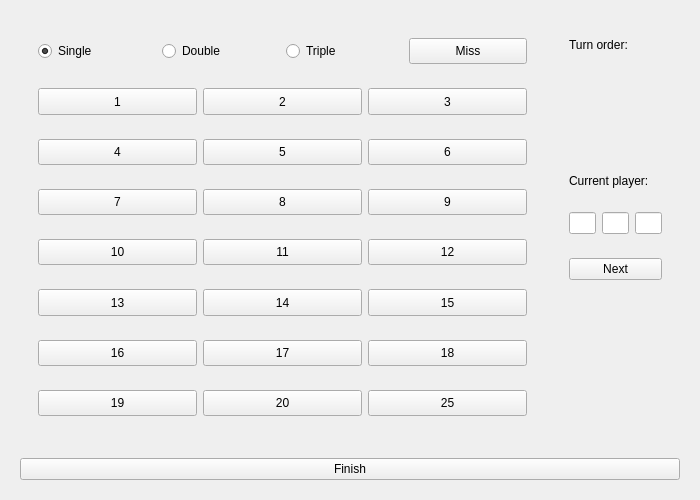
<?xml version="1.0" encoding="UTF-8"?>
<ui version="4.0">
 <class>game_widget</class>
 <widget class="QWidget" name="game_widget">
  <property name="geometry">
   <rect>
    <x>0</x>
    <y>0</y>
    <width>700</width>
    <height>500</height>
   </rect>
  </property>
  <property name="minimumSize">
   <size>
    <width>700</width>
    <height>500</height>
   </size>
  </property>
  <property name="maximumSize">
   <size>
    <width>700</width>
    <height>500</height>
   </size>
  </property>
  <property name="windowTitle">
   <string>Game</string>
  </property>
  <layout class="QVBoxLayout" name="verticalLayout">
   <item>
    <widget class="QWidget" name="input_widget" native="true">
     <property name="sizePolicy">
      <sizepolicy hsizetype="Preferred" vsizetype="Preferred">
       <horstretch>1</horstretch>
       <verstretch>1</verstretch>
      </sizepolicy>
     </property>
     <layout class="QHBoxLayout" name="horizontalLayout">
      <item>
       <widget class="QWidget" name="darts_widget" native="true">
        <property name="sizePolicy">
         <sizepolicy hsizetype="Preferred" vsizetype="Preferred">
          <horstretch>6</horstretch>
          <verstretch>0</verstretch>
         </sizepolicy>
        </property>
        <layout class="QVBoxLayout" name="verticalLayout_4">
         <item>
          <widget class="QWidget" name="input_1_widget" native="true">
           <layout class="QHBoxLayout" name="horizontalLayout_3">
            <item>
             <widget class="QRadioButton" name="input_single_radio_button">
              <property name="text">
               <string>Single</string>
              </property>
              <property name="checked">
               <bool>true</bool>
              </property>
              <property name="autoExclusive">
               <bool>true</bool>
              </property>
             </widget>
            </item>
            <item>
             <widget class="QRadioButton" name="input_double_radio_button">
              <property name="sizePolicy">
               <sizepolicy hsizetype="Minimum" vsizetype="Minimum">
                <horstretch>0</horstretch>
                <verstretch>0</verstretch>
               </sizepolicy>
              </property>
              <property name="text">
               <string>Double</string>
              </property>
              <property name="autoExclusive">
               <bool>true</bool>
              </property>
             </widget>
            </item>
            <item>
             <widget class="QRadioButton" name="input_triple_radio_button">
              <property name="sizePolicy">
               <sizepolicy hsizetype="Minimum" vsizetype="Minimum">
                <horstretch>0</horstretch>
                <verstretch>0</verstretch>
               </sizepolicy>
              </property>
              <property name="text">
               <string>Triple</string>
              </property>
              <property name="autoExclusive">
               <bool>true</bool>
              </property>
             </widget>
            </item>
            <item>
             <widget class="QPushButton" name="input_miss_push_button">
              <property name="sizePolicy">
               <sizepolicy hsizetype="Minimum" vsizetype="Minimum">
                <horstretch>0</horstretch>
                <verstretch>0</verstretch>
               </sizepolicy>
              </property>
              <property name="text">
               <string>Miss</string>
              </property>
             </widget>
            </item>
           </layout>
          </widget>
         </item>
         <item>
          <widget class="QWidget" name="input_2_widget" native="true">
           <layout class="QHBoxLayout" name="horizontalLayout_8">
            <item>
             <widget class="QPushButton" name="input_1_push_button">
              <property name="sizePolicy">
               <sizepolicy hsizetype="Minimum" vsizetype="Minimum">
                <horstretch>0</horstretch>
                <verstretch>0</verstretch>
               </sizepolicy>
              </property>
              <property name="text">
               <string>1</string>
              </property>
             </widget>
            </item>
            <item>
             <widget class="QPushButton" name="input_2_push_button">
              <property name="sizePolicy">
               <sizepolicy hsizetype="Minimum" vsizetype="Minimum">
                <horstretch>0</horstretch>
                <verstretch>0</verstretch>
               </sizepolicy>
              </property>
              <property name="text">
               <string>2</string>
              </property>
             </widget>
            </item>
            <item>
             <widget class="QPushButton" name="input_3_push_button">
              <property name="sizePolicy">
               <sizepolicy hsizetype="Minimum" vsizetype="Minimum">
                <horstretch>0</horstretch>
                <verstretch>0</verstretch>
               </sizepolicy>
              </property>
              <property name="text">
               <string>3</string>
              </property>
             </widget>
            </item>
           </layout>
          </widget>
         </item>
         <item>
          <widget class="QWidget" name="input_3_widget" native="true">
           <layout class="QHBoxLayout" name="horizontalLayout_9">
            <item>
             <widget class="QPushButton" name="input_4_push_button">
              <property name="sizePolicy">
               <sizepolicy hsizetype="Minimum" vsizetype="Minimum">
                <horstretch>0</horstretch>
                <verstretch>0</verstretch>
               </sizepolicy>
              </property>
              <property name="text">
               <string>4</string>
              </property>
             </widget>
            </item>
            <item>
             <widget class="QPushButton" name="input_5_push_button">
              <property name="sizePolicy">
               <sizepolicy hsizetype="Minimum" vsizetype="Minimum">
                <horstretch>0</horstretch>
                <verstretch>0</verstretch>
               </sizepolicy>
              </property>
              <property name="text">
               <string>5</string>
              </property>
             </widget>
            </item>
            <item>
             <widget class="QPushButton" name="input_6_push_button">
              <property name="sizePolicy">
               <sizepolicy hsizetype="Minimum" vsizetype="Minimum">
                <horstretch>0</horstretch>
                <verstretch>0</verstretch>
               </sizepolicy>
              </property>
              <property name="text">
               <string>6</string>
              </property>
             </widget>
            </item>
           </layout>
          </widget>
         </item>
         <item>
          <widget class="QWidget" name="input_4_widget" native="true">
           <layout class="QHBoxLayout" name="horizontalLayout_10">
            <item>
             <widget class="QPushButton" name="input_7_push_button">
              <property name="sizePolicy">
               <sizepolicy hsizetype="Minimum" vsizetype="Minimum">
                <horstretch>0</horstretch>
                <verstretch>0</verstretch>
               </sizepolicy>
              </property>
              <property name="text">
               <string>7</string>
              </property>
             </widget>
            </item>
            <item>
             <widget class="QPushButton" name="input_8_push_button">
              <property name="sizePolicy">
               <sizepolicy hsizetype="Minimum" vsizetype="Minimum">
                <horstretch>0</horstretch>
                <verstretch>0</verstretch>
               </sizepolicy>
              </property>
              <property name="text">
               <string>8</string>
              </property>
             </widget>
            </item>
            <item>
             <widget class="QPushButton" name="input_9_push_button">
              <property name="sizePolicy">
               <sizepolicy hsizetype="Minimum" vsizetype="Minimum">
                <horstretch>0</horstretch>
                <verstretch>0</verstretch>
               </sizepolicy>
              </property>
              <property name="text">
               <string>9</string>
              </property>
             </widget>
            </item>
           </layout>
          </widget>
         </item>
         <item>
          <widget class="QWidget" name="input_5_widget" native="true">
           <layout class="QHBoxLayout" name="horizontalLayout_11">
            <item>
             <widget class="QPushButton" name="input_10_push_button">
              <property name="sizePolicy">
               <sizepolicy hsizetype="Minimum" vsizetype="Minimum">
                <horstretch>0</horstretch>
                <verstretch>0</verstretch>
               </sizepolicy>
              </property>
              <property name="text">
               <string>10</string>
              </property>
             </widget>
            </item>
            <item>
             <widget class="QPushButton" name="input_11_push_button">
              <property name="sizePolicy">
               <sizepolicy hsizetype="Minimum" vsizetype="Minimum">
                <horstretch>0</horstretch>
                <verstretch>0</verstretch>
               </sizepolicy>
              </property>
              <property name="text">
               <string>11</string>
              </property>
             </widget>
            </item>
            <item>
             <widget class="QPushButton" name="input_12_push_button">
              <property name="sizePolicy">
               <sizepolicy hsizetype="Minimum" vsizetype="Minimum">
                <horstretch>0</horstretch>
                <verstretch>0</verstretch>
               </sizepolicy>
              </property>
              <property name="text">
               <string>12</string>
              </property>
             </widget>
            </item>
           </layout>
          </widget>
         </item>
         <item>
          <widget class="QWidget" name="input_6_widget" native="true">
           <layout class="QHBoxLayout" name="horizontalLayout_12">
            <item>
             <widget class="QPushButton" name="input_13_push_button">
              <property name="sizePolicy">
               <sizepolicy hsizetype="Minimum" vsizetype="Minimum">
                <horstretch>0</horstretch>
                <verstretch>0</verstretch>
               </sizepolicy>
              </property>
              <property name="text">
               <string>13</string>
              </property>
             </widget>
            </item>
            <item>
             <widget class="QPushButton" name="input_14_push_button">
              <property name="sizePolicy">
               <sizepolicy hsizetype="Minimum" vsizetype="Minimum">
                <horstretch>0</horstretch>
                <verstretch>0</verstretch>
               </sizepolicy>
              </property>
              <property name="text">
               <string>14</string>
              </property>
             </widget>
            </item>
            <item>
             <widget class="QPushButton" name="input_15_push_button">
              <property name="sizePolicy">
               <sizepolicy hsizetype="Minimum" vsizetype="Minimum">
                <horstretch>0</horstretch>
                <verstretch>0</verstretch>
               </sizepolicy>
              </property>
              <property name="text">
               <string>15</string>
              </property>
             </widget>
            </item>
           </layout>
          </widget>
         </item>
         <item>
          <widget class="QWidget" name="input_7_widget" native="true">
           <layout class="QHBoxLayout" name="horizontalLayout_13">
            <item>
             <widget class="QPushButton" name="input_16_push_button">
              <property name="sizePolicy">
               <sizepolicy hsizetype="Minimum" vsizetype="Minimum">
                <horstretch>0</horstretch>
                <verstretch>0</verstretch>
               </sizepolicy>
              </property>
              <property name="text">
               <string>16</string>
              </property>
             </widget>
            </item>
            <item>
             <widget class="QPushButton" name="input_17_push_button">
              <property name="sizePolicy">
               <sizepolicy hsizetype="Minimum" vsizetype="Minimum">
                <horstretch>0</horstretch>
                <verstretch>0</verstretch>
               </sizepolicy>
              </property>
              <property name="text">
               <string>17</string>
              </property>
             </widget>
            </item>
            <item>
             <widget class="QPushButton" name="input_18_push_button">
              <property name="sizePolicy">
               <sizepolicy hsizetype="Minimum" vsizetype="Minimum">
                <horstretch>0</horstretch>
                <verstretch>0</verstretch>
               </sizepolicy>
              </property>
              <property name="text">
               <string>18</string>
              </property>
             </widget>
            </item>
           </layout>
          </widget>
         </item>
         <item>
          <widget class="QWidget" name="input_8_widget" native="true">
           <layout class="QHBoxLayout" name="horizontalLayout_14">
            <item>
             <widget class="QPushButton" name="input_19_push_button">
              <property name="sizePolicy">
               <sizepolicy hsizetype="Minimum" vsizetype="Minimum">
                <horstretch>0</horstretch>
                <verstretch>0</verstretch>
               </sizepolicy>
              </property>
              <property name="text">
               <string>19</string>
              </property>
             </widget>
            </item>
            <item>
             <widget class="QPushButton" name="input_20_push_button">
              <property name="sizePolicy">
               <sizepolicy hsizetype="Minimum" vsizetype="Minimum">
                <horstretch>0</horstretch>
                <verstretch>0</verstretch>
               </sizepolicy>
              </property>
              <property name="text">
               <string>20</string>
              </property>
             </widget>
            </item>
            <item>
             <widget class="QPushButton" name="input_25_push_button">
              <property name="sizePolicy">
               <sizepolicy hsizetype="Minimum" vsizetype="Minimum">
                <horstretch>0</horstretch>
                <verstretch>0</verstretch>
               </sizepolicy>
              </property>
              <property name="text">
               <string>25</string>
              </property>
             </widget>
            </item>
           </layout>
          </widget>
         </item>
        </layout>
       </widget>
      </item>
      <item>
       <widget class="QWidget" name="turn_widget" native="true">
        <property name="sizePolicy">
         <sizepolicy hsizetype="Preferred" vsizetype="Preferred">
          <horstretch>1</horstretch>
          <verstretch>0</verstretch>
         </sizepolicy>
        </property>
        <layout class="QVBoxLayout" name="verticalLayout_3">
         <item>
          <widget class="QWidget" name="turn_order_widget" native="true">
           <property name="sizePolicy">
            <sizepolicy hsizetype="Preferred" vsizetype="Preferred">
             <horstretch>0</horstretch>
             <verstretch>1</verstretch>
            </sizepolicy>
           </property>
           <layout class="QHBoxLayout" name="horizontalLayout_7">
            <item>
             <widget class="QLabel" name="turn_order_key_label">
              <property name="sizePolicy">
               <sizepolicy hsizetype="Preferred" vsizetype="Preferred">
                <horstretch>4</horstretch>
                <verstretch>0</verstretch>
               </sizepolicy>
              </property>
              <property name="text">
               <string>Turn order:</string>
              </property>
              <property name="alignment">
               <set>Qt::AlignLeading|Qt::AlignLeft|Qt::AlignTop</set>
              </property>
             </widget>
            </item>
            <item>
             <widget class="QLabel" name="turn_order_value_label">
              <property name="sizePolicy">
               <sizepolicy hsizetype="Preferred" vsizetype="Preferred">
                <horstretch>5</horstretch>
                <verstretch>0</verstretch>
               </sizepolicy>
              </property>
              <property name="text">
               <string/>
              </property>
              <property name="alignment">
               <set>Qt::AlignLeading|Qt::AlignLeft|Qt::AlignTop</set>
              </property>
             </widget>
            </item>
           </layout>
          </widget>
         </item>
         <item>
          <widget class="QWidget" name="current_player_widget" native="true">
           <property name="enabled">
            <bool>true</bool>
           </property>
           <property name="sizePolicy">
            <sizepolicy hsizetype="Preferred" vsizetype="Preferred">
             <horstretch>0</horstretch>
             <verstretch>0</verstretch>
            </sizepolicy>
           </property>
           <layout class="QHBoxLayout" name="horizontalLayout_2">
            <item>
             <widget class="QLabel" name="current_player_key_label">
              <property name="sizePolicy">
               <sizepolicy hsizetype="Preferred" vsizetype="Preferred">
                <horstretch>4</horstretch>
                <verstretch>0</verstretch>
               </sizepolicy>
              </property>
              <property name="text">
               <string>Current player:</string>
              </property>
             </widget>
            </item>
            <item>
             <widget class="QLabel" name="current_player_value_label">
              <property name="sizePolicy">
               <sizepolicy hsizetype="Preferred" vsizetype="Preferred">
                <horstretch>5</horstretch>
                <verstretch>0</verstretch>
               </sizepolicy>
              </property>
              <property name="text">
               <string/>
              </property>
              <property name="alignment">
               <set>Qt::AlignLeading|Qt::AlignLeft|Qt::AlignVCenter</set>
              </property>
             </widget>
            </item>
           </layout>
          </widget>
         </item>
         <item>
          <widget class="QWidget" name="throws_widget" native="true">
           <property name="sizePolicy">
            <sizepolicy hsizetype="Preferred" vsizetype="Preferred">
             <horstretch>0</horstretch>
             <verstretch>0</verstretch>
            </sizepolicy>
           </property>
           <layout class="QHBoxLayout" name="horizontalLayout_4">
            <item>
             <widget class="QLineEdit" name="throw_1_line_edit">
              <property name="enabled">
               <bool>true</bool>
              </property>
              <property name="readOnly">
               <bool>true</bool>
              </property>
             </widget>
            </item>
            <item>
             <widget class="QLineEdit" name="throw_2_line_edit">
              <property name="enabled">
               <bool>true</bool>
              </property>
              <property name="readOnly">
               <bool>true</bool>
              </property>
             </widget>
            </item>
            <item>
             <widget class="QLineEdit" name="throw_3_line_edit">
              <property name="readOnly">
               <bool>true</bool>
              </property>
             </widget>
            </item>
           </layout>
          </widget>
         </item>
         <item>
          <widget class="QWidget" name="turn_control_widget" native="true">
           <property name="sizePolicy">
            <sizepolicy hsizetype="Preferred" vsizetype="Preferred">
             <horstretch>0</horstretch>
             <verstretch>0</verstretch>
            </sizepolicy>
           </property>
           <layout class="QHBoxLayout" name="horizontalLayout_5">
            <item>
             <widget class="QPushButton" name="next_turn_push_button">
              <property name="text">
               <string>Next</string>
              </property>
             </widget>
            </item>
           </layout>
          </widget>
         </item>
         <item>
          <widget class="QWidget" name="hint_widget" native="true">
           <property name="sizePolicy">
            <sizepolicy hsizetype="Preferred" vsizetype="Preferred">
             <horstretch>0</horstretch>
             <verstretch>1</verstretch>
            </sizepolicy>
           </property>
           <layout class="QHBoxLayout" name="horizontalLayout_6">
            <item>
             <widget class="QLabel" name="hint_label">
              <property name="sizePolicy">
               <sizepolicy hsizetype="Preferred" vsizetype="Preferred">
                <horstretch>0</horstretch>
                <verstretch>0</verstretch>
               </sizepolicy>
              </property>
              <property name="font">
               <font>
                <italic>true</italic>
               </font>
              </property>
              <property name="text">
               <string/>
              </property>
              <property name="alignment">
               <set>Qt::AlignLeading|Qt::AlignLeft|Qt::AlignTop</set>
              </property>
             </widget>
            </item>
           </layout>
          </widget>
         </item>
        </layout>
       </widget>
      </item>
     </layout>
    </widget>
   </item>
   <item>
    <widget class="QWidget" name="finish_game_widget" native="true">
     <property name="sizePolicy">
      <sizepolicy hsizetype="Preferred" vsizetype="Preferred">
       <horstretch>0</horstretch>
       <verstretch>0</verstretch>
      </sizepolicy>
     </property>
     <layout class="QVBoxLayout" name="verticalLayout_2">
      <item>
       <widget class="QPushButton" name="finish_game_push_button">
        <property name="text">
         <string>Finish</string>
        </property>
       </widget>
      </item>
     </layout>
    </widget>
   </item>
  </layout>
 </widget>
 <resources/>
 <connections/>
</ui>
